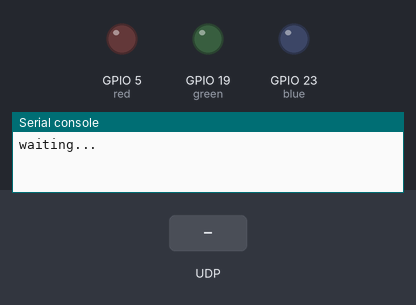
Bench run of a program on a simulated ESP32 board running MicroPython. On the bench: output pins drawn as LEDs (lit = HIGH), the last lines printed to the serial console. Inputs (shaded band) come from the test bench. The board's own WiFi access point starts at once.

Above: at 1.2 s.
1.3 s: UDP packet "a=0" arrives
At 2.5 s:
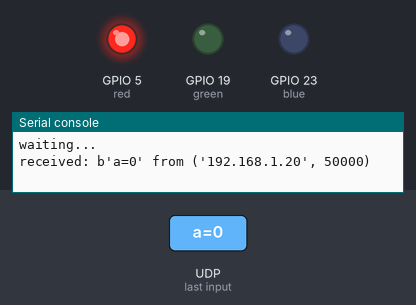
2.8 s: UDP packet "a=1" arrives
At 3.8 s:
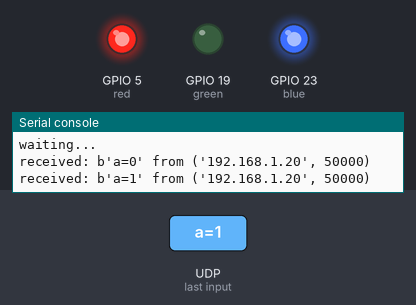
4.3 s: UDP packet "a=2" arrives
At 4.9 s:
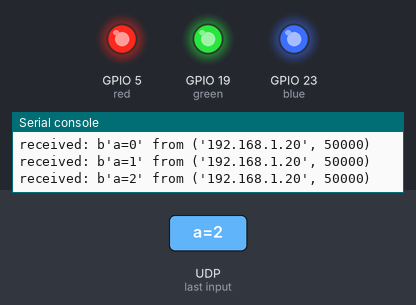
5.8 s: UDP packet "a=0" arrives
At 6.1 s:
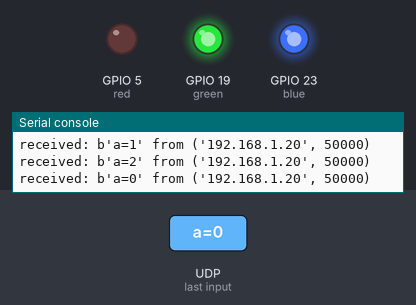
7.3 s: UDP packet "a=1" arrives
At 8.4 s:
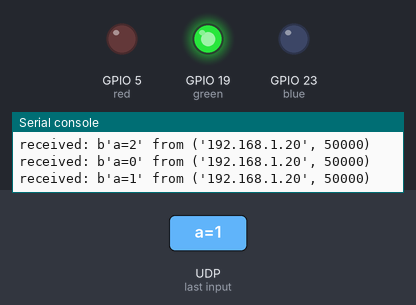
Timing chart, 0 to 9.8 s (numbered marks = the images above; inputs shaded):
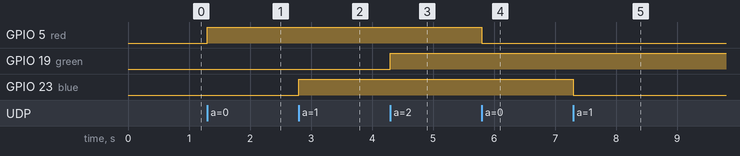

Measured:
- after the input at 1.3 s, GPIO 5 (red): LOW → HIGH at once
- after the input at 2.8 s, GPIO 23 (blue): LOW → HIGH at once
- after the input at 4.3 s, GPIO 19 (green): LOW → HIGH at once
- after the input at 5.8 s, GPIO 5 (red): HIGH → LOW at once
- after the input at 7.3 s, GPIO 23 (blue): HIGH → LOW at once

The program:

Neon2.py
```python
import network


ap_if=network.WLAN(network.AP_IF)

ap_if.active(True)

ap_if.config(essid="Bass",password="bc20cf7f5c5e")
ap_if.config(channel=19,authmode=network.AUTH_WPA2_PSK)

import socket
import time
from machine import Pin
port = 4210
blue = Pin(23,Pin.OUT)
green = Pin(19,Pin.OUT)
red = Pin(5,Pin.OUT)
x=0
y=0
z=0

s=socket.socket(socket.AF_INET,socket.SOCK_DGRAM)
s.setsockopt(socket.SOL_SOCKET,socket.SO_REUSEADDR,1)
ip=ap_if.ifconfig()[0]
s.bind((ip,port))
print('waiting...')

while True:
  data,addr=s.recvfrom(1024)
  print('received:',data, 'from',addr)
  if(data==b'a=0'):
    x=1-x
    red.value(x)
    s.sendto("RED\n",addr)
  elif(data==b'a=1'):
    y=1-y
    blue.value(y)
    s.sendto("Blue\n",addr)
  elif(data==b'a=2'):
    z=1-z
    green.value(z)
    s.sendto("Green\n",addr)
  else:
    s=sendto("Unknow command\n",addr)
```
